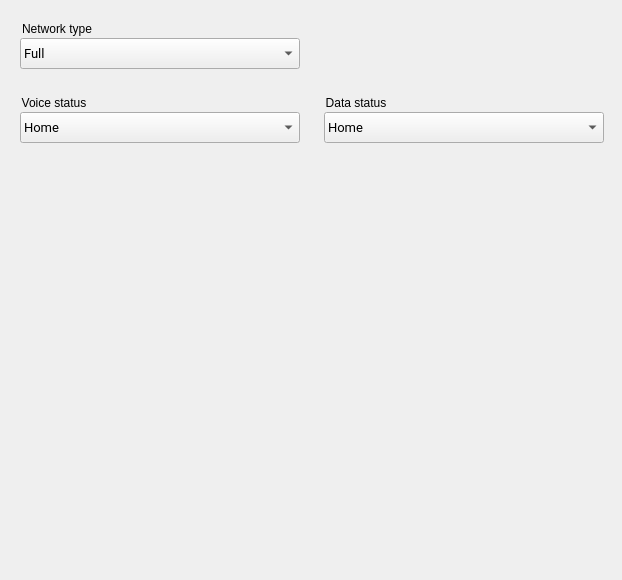
<?xml version="1.0" encoding="UTF-8"?>
<ui version="4.0">
 <class>CellularPage</class>
 <widget class="QWidget" name="CellularPage">
  <property name="geometry">
   <rect>
    <x>0</x>
    <y>0</y>
    <width>622</width>
    <height>580</height>
   </rect>
  </property>
  <property name="windowTitle">
   <string>Form</string>
  </property>
  <widget class="QComboBox" name="cell_standardBox">
   <property name="geometry">
    <rect>
     <x>20</x>
     <y>38</y>
     <width>280</width>
     <height>31</height>
    </rect>
   </property>
   <property name="font">
    <font>
     <family>Roboto</family>
     <pointsize>10</pointsize>
    </font>
   </property>
   <property name="styleSheet">
    <string notr="true">padding: 3px 3px 3px 3px;</string>
   </property>
   <property name="currentIndex">
    <number>6</number>
   </property>
   <item>
    <property name="text">
     <string>GSM</string>
    </property>
   </item>
   <item>
    <property name="text">
     <string>HSCSD</string>
    </property>
   </item>
   <item>
    <property name="text">
     <string>GPRS</string>
    </property>
   </item>
   <item>
    <property name="text">
     <string>EDGE</string>
    </property>
   </item>
   <item>
    <property name="text">
     <string>UMTS</string>
    </property>
   </item>
   <item>
    <property name="text">
     <string>HSDPA</string>
    </property>
   </item>
   <item>
    <property name="text">
     <string>Full</string>
    </property>
   </item>
  </widget>
  <widget class="QGroupBox" name="cell_vStatusGroupBox">
   <property name="geometry">
    <rect>
     <x>20</x>
     <y>94</y>
     <width>111</width>
     <height>24</height>
    </rect>
   </property>
   <property name="styleSheet">
    <string notr="true">border: 0px;</string>
   </property>
   <property name="title">
    <string>Voice status</string>
   </property>
   <property name="ColorGroup" stdset="0">
    <string notr="true">Title</string>
   </property>
  </widget>
  <widget class="QGroupBox" name="cell_dStatusGroupBox">
   <property name="geometry">
    <rect>
     <x>324</x>
     <y>94</y>
     <width>91</width>
     <height>24</height>
    </rect>
   </property>
   <property name="styleSheet">
    <string notr="true">border: 0px;</string>
   </property>
   <property name="title">
    <string>Data status</string>
   </property>
   <property name="ColorGroup" stdset="0">
    <string notr="true">Title</string>
   </property>
  </widget>
  <widget class="QGroupBox" name="cell_stdGroupBox">
   <property name="geometry">
    <rect>
     <x>20</x>
     <y>20</y>
     <width>131</width>
     <height>24</height>
    </rect>
   </property>
   <property name="styleSheet">
    <string notr="true">border: 0px;</string>
   </property>
   <property name="title">
    <string>Network type</string>
   </property>
   <property name="ColorGroup" stdset="0">
    <string notr="true">Title</string>
   </property>
  </widget>
  <widget class="QComboBox" name="cell_voiceStatusBox">
   <property name="geometry">
    <rect>
     <x>20</x>
     <y>112</y>
     <width>280</width>
     <height>31</height>
    </rect>
   </property>
   <property name="font">
    <font>
     <family>Roboto</family>
     <pointsize>10</pointsize>
    </font>
   </property>
   <property name="styleSheet">
    <string notr="true">padding: 3px 3px 3px 3px;</string>
   </property>
   <item>
    <property name="text">
     <string>Home</string>
    </property>
   </item>
   <item>
    <property name="text">
     <string>Roaming</string>
    </property>
   </item>
   <item>
    <property name="text">
     <string>Searching</string>
    </property>
   </item>
   <item>
    <property name="text">
     <string>Denied (emergency calls only)</string>
    </property>
   </item>
   <item>
    <property name="text">
     <string>Unregistered (off)</string>
    </property>
   </item>
  </widget>
  <widget class="QComboBox" name="cell_dataStatusBox">
   <property name="geometry">
    <rect>
     <x>324</x>
     <y>112</y>
     <width>280</width>
     <height>31</height>
    </rect>
   </property>
   <property name="font">
    <font>
     <family>Roboto</family>
     <pointsize>10</pointsize>
    </font>
   </property>
   <property name="styleSheet">
    <string notr="true">padding: 3px 3px 3px 3px;</string>
   </property>
   <item>
    <property name="text">
     <string>Home</string>
    </property>
   </item>
   <item>
    <property name="text">
     <string>Roaming</string>
    </property>
   </item>
   <item>
    <property name="text">
     <string>Searching</string>
    </property>
   </item>
   <item>
    <property name="text">
     <string>Denied</string>
    </property>
   </item>
   <item>
    <property name="text">
     <string>Unregistered (off)</string>
    </property>
   </item>
  </widget>
 </widget>
 <resources/>
 <connections/>
</ui>
